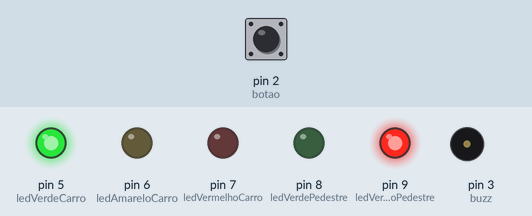
A sketch run on a simulated Arduino Uno, built with avr-gcc and run on an emulated ATmega328P. Shown: output pins drawn as LEDs (lit = HIGH), buzzer (waves = sounding, pin HIGH). The inputs (shaded band) are chosen by the test bench; at power-on: pin 2 (botao) HIGH.

Above: at 1.2 s.
1.3 s: pin 2 (botao) pulled LOW for 0.15 s
At 2.8 s:
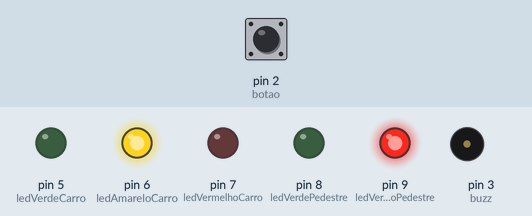
7.4 s: pin 2 (botao) pulled LOW for 3.2 s
At 9.3 s:
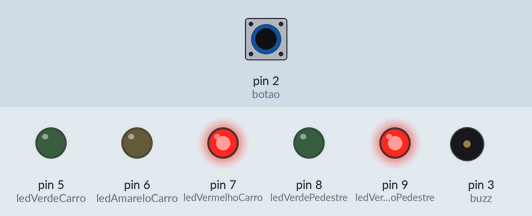
At 13.2 s:
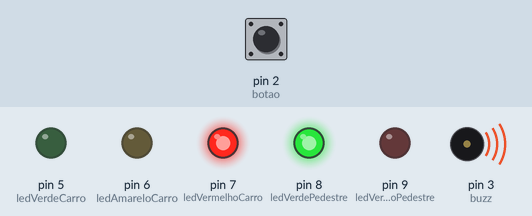
Timing chart, 0 to 19.8 s (numbered marks = the images above; inputs shaded):
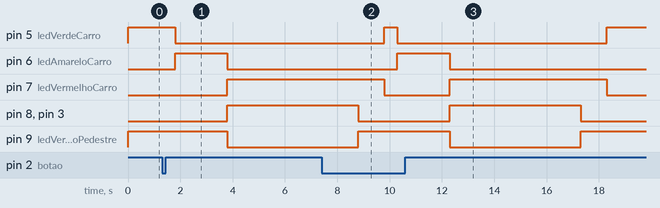

Measured:
- after the input at 1.3 s, pin 5 (ledVerdeCarro): HIGH → LOW after 0.50 s; pin 6 (ledAmareloCarro): LOW → HIGH after 0.50 s, → LOW 2.0 s later; pin 7 (ledVermelhoCarro), pin 8 (ledVerdePedestre), pin 3 (buzz): LOW → HIGH after 2.5 s; pin 9 (ledVermelhoPedestre): HIGH → LOW after 2.5 s
- after the input at 7.4 s, pin 6 (ledAmareloCarro): LOW → HIGH after 2.9 s, → LOW 2.0 s later

The sketch:

semaforo.ino
```cpp
const int ledVerdeCarro = 5;
const int ledAmareloCarro = 6;
const int ledVermelhoCarro = 7;
const int ledVerdePedestre = 8;
const int ledVermelhoPedestre = 9;
const int botao = 2;
const int buzz = 3;

void setup() {
    pinMode(ledVerdeCarro, OUTPUT);
    pinMode(ledAmareloCarro, OUTPUT);
    pinMode(ledVermelhoCarro, OUTPUT);
    pinMode(ledVerdePedestre, OUTPUT);
    pinMode(ledVermelhoPedestre, OUTPUT);
    pinMode(buzz, OUTPUT); //Definindo o pino buzzer como de saída.
    pinMode(botao, INPUT_PULLUP);

    // Estado inicial do semáforo
    digitalWrite(ledVerdeCarro, HIGH);
    digitalWrite(ledVermelhoPedestre, HIGH);
}

void loop() {
    if (digitalRead(botao) == LOW) {  // Se o botão for pressionado
        delay(500);  // Debounce do botão

        // Muda o semáforo dos carros
        digitalWrite(ledVerdeCarro, LOW);
        digitalWrite(ledAmareloCarro, HIGH);
        delay(2000);  // Amarelo por 2 segundos

        digitalWrite(ledAmareloCarro, LOW);
        digitalWrite(ledVermelhoCarro, HIGH);

        // Libera a passagem dos pedestres
        digitalWrite(ledVermelhoPedestre, LOW);
        digitalWrite(ledVerdePedestre, HIGH);
        digitalWrite(buzz, HIGH);
        delay(5000);  // Pedestres atravessam por 5 segundos

        // Volta ao estado inicial
        digitalWrite(ledVerdePedestre, LOW);
        digitalWrite(ledVermelhoPedestre, HIGH);
        digitalWrite(buzz, LOW);
        delay(1000);

        digitalWrite(ledVermelhoCarro, LOW);
        digitalWrite(ledVerdeCarro, HIGH);
    }
}
```
